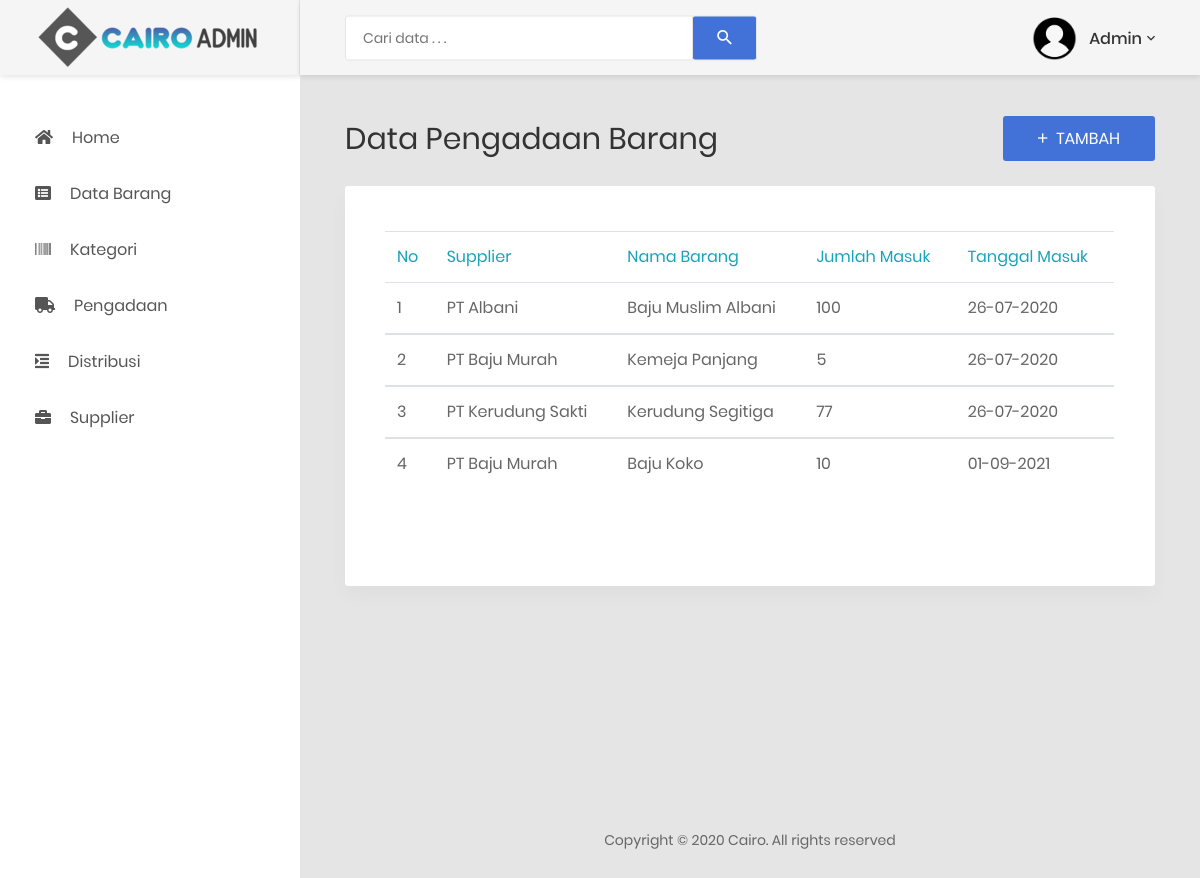
Page /pages/pengadaan.php (signed in) on the committed database.
### tables this page shows
CREATE TABLE `pengadaan` (
  `id_pengadaan` int(5) NOT NULL,
  `id_supplier` int(5) NOT NULL,
  `id_barang` int(5) NOT NULL,
  `jumlah` int(5) NOT NULL,
  `tanggal` varchar(50) NOT NULL
);

CREATE TABLE `supplier` (
  `id_supplier` int(5) NOT NULL,
  `nama` char(30) NOT NULL,
  `alamat` text NOT NULL,
  `telepon` varchar(13) NOT NULL
);

CREATE TABLE `barang` (
  `id_barang` int(5) NOT NULL,
  `kode_brg` varchar(10) NOT NULL,
  `id_kategori` int(5) NOT NULL,
  `nama_brg` varchar(50) NOT NULL,
  `harga` bigint(15) NOT NULL,
  `satuan_brg` varchar(20) NOT NULL,
  `stok_brg` int(10) NOT NULL
);

### component/class_pengadaan.php (called while the page is built, shortened)
<?php
class pengadaan{
	var $host = "localhost";
	var $username = "root";
	var $password = "";
	var $database = "db_inventory";
	var $koneksi = "";
	function __construct(){
		$this->koneksi = mysqli_connect($this->host, $this->username, $this->password,$this->database);
	}
	function tampil_data()
	{
		$data = mysqli_query($this->koneksi,"SELECT * FROM pengadaan
											JOIN supplier ON supplier.id_supplier = pengadaan.id_supplier
											JOIN barang ON barang.id_barang = pengadaan.id_barang
											ORDER BY pengadaan.tanggal DESC;");
		while($row = mysqli_fetch_array($data)){
			$hasil[] = $row;
		}
		return $hasil;
	}
}
?>

### pages/pengadaan.php (the view, shortened to what this page needs)
<?php
include('../component/class_pengadaan.php');
$pengadaan = new pengadaan();
$send = $pengadaan->tampil_data();
?>
<!DOCTYPE html>
<html lang="en">
<head>
    <link href="../css/font-face.css" rel="stylesheet" media="all">
    <link href="../vendor/font-awesome-4.7/css/font-awesome.min.css" rel="stylesheet" media="all">
    <link href="../vendor/font-awesome-5/css/fontawesome-all.min.css" rel="stylesheet" media="all">
    <link href="../vendor/mdi-font/css/material-design-iconic-font.min.css" rel="stylesheet" media="all">
    <link href="../vendor/bootstrap-4.1/bootstrap.min.css" rel="stylesheet" media="all">
    <link href="../vendor/animsition/animsition.min.css" rel="stylesheet" media="all">
    <link href="../vendor/bootstrap-progressbar/bootstrap-progressbar-3.3.4.min.css" rel="stylesheet" media="all">
    <link href="../vendor/wow/animate.css" rel="stylesheet" media="all">
    <link href="../vendor/css-hamburgers/hamburgers.min.css" rel="stylesheet" media="all">
    <link href="../vendor/slick/slick.css" rel="stylesheet" media="all">
    <link href="../vendor/select2/select2.min.css" rel="stylesheet" media="all">
    <link href="../vendor/perfect-scrollbar/perfect-scrollbar.css" rel="stylesheet" media="all">
    <link href="../css/theme.css" rel="stylesheet" media="all">
</head>
<body class="animsition">
    <div class="page-wrapper">
		<?php include '../component/menu.php' ?>
        <div class="page-container">
			<?php include '../component/header.php';?>
            <div class="main-content">
                <div class="section__content section__content--p30">
                    <div class="container-fluid">
					    <div class="row">
                            <div class="col-md-12">
                                <div class="overview-wrap">
                                    <h2 class="title-1">Data Pengadaan Barang</h2>
                                    <a class="au-btn au-btn-icon au-btn--blue" href="pengadaan_tambah.php">
                                        <i class="zmdi zmdi-plus"></i> Tambah
									</a>
                                </div>
                            </div>
                        </div>
                        <div class="row m-t-25">
                            <div class="col-lg-12">
								<div class="top-campaign">
                                    <div class="table-responsive">
                                        <table class="table table-striped table-borderd">
                                            <thead>
                                                <tr class="text-info">
                                                    <td>No</td>
                                                    <td>Supplier</td>
                                                    <td>Nama Barang</td>
                                                    <td>Jumlah Masuk</td>
                                                    <td>Tanggal Masuk</td>
                                                </tr>
                                            </thead>
                                            <tbody>
											<?php
												if($send==0){
													echo "<td colspan='5' class='text-center text-danger' >Tidak ada data.</td>";
												}
												else{
												$no = 1;
												foreach($send as $row){
													?>
                                                <tr>
              										<td><?php echo $no++; ?></td>
													<td><?php echo $row['nama']; ?></td>
													<td><?php echo $row['nama_brg']; ?></td>
													<td><?php echo $row['jumlah']; ?></td>
													<td><?php echo $row['tanggal']; ?></td>
                                                </tr>
                                            </tbody>
											<?php
												}
												}
												?>
                                        </table>
                                    </div>
                                </div>
                            </div>
                        </div>
						<br></br></br><br></br></br><br>
                        <div class="row">
							<?php include '../component/footer.php';?>
                        </div>
                    </div>
                </div>
            </div>
        </div>
    </div>
</body>
</html>

### rows in the picture
pengadaan: id_supplier.nama "PT Albani", id_barang.nama_brg "Baju Muslim Albani", jumlah "100", tanggal "26-07-2020"
pengadaan: id_supplier.nama "PT Baju Murah", id_barang.nama_brg "Kemeja Panjang", jumlah "5", tanggal "26-07-2020"
pengadaan: id_supplier.nama "PT Kerudung Sakti", id_barang.nama_brg "Kerudung Segitiga", jumlah "77", tanggal "26-07-2020"
pengadaan: id_supplier.nama "PT Baju Murah", id_barang.nama_brg "Baju Koko", jumlah "10", tanggal "01-09-2021"
